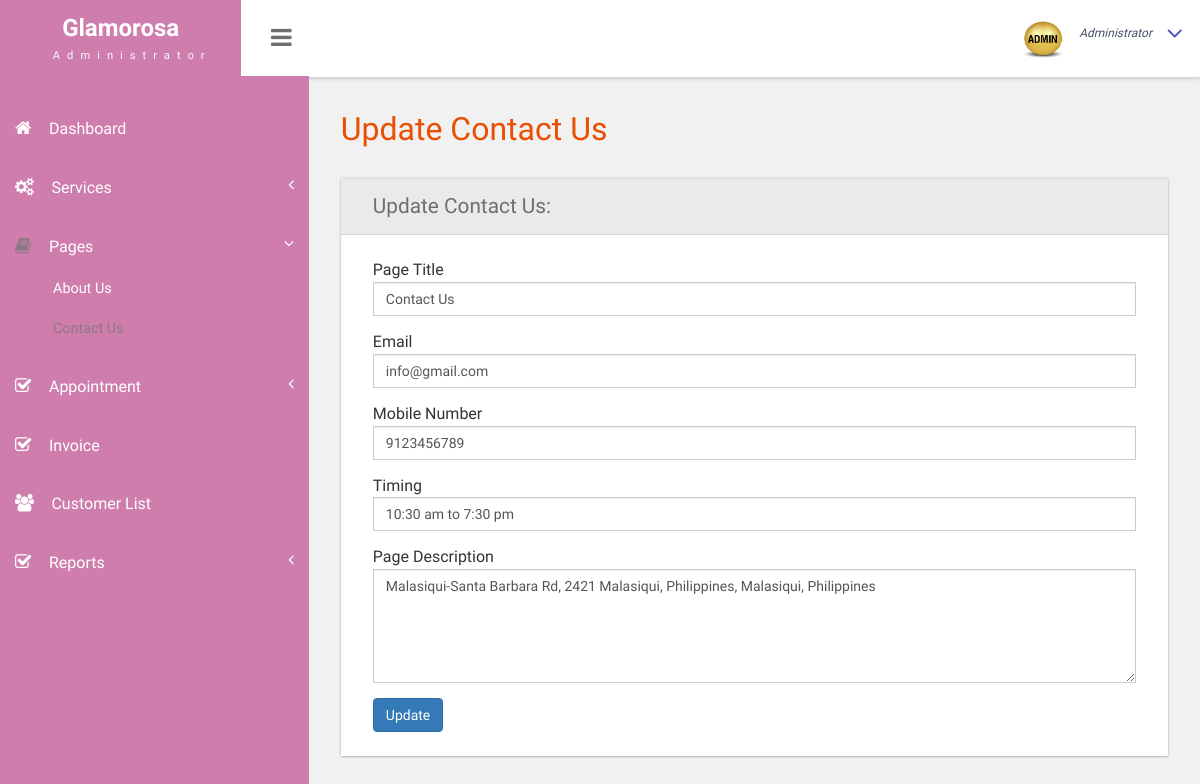
The app's page /admin/contact-us.php (signed in), older data.
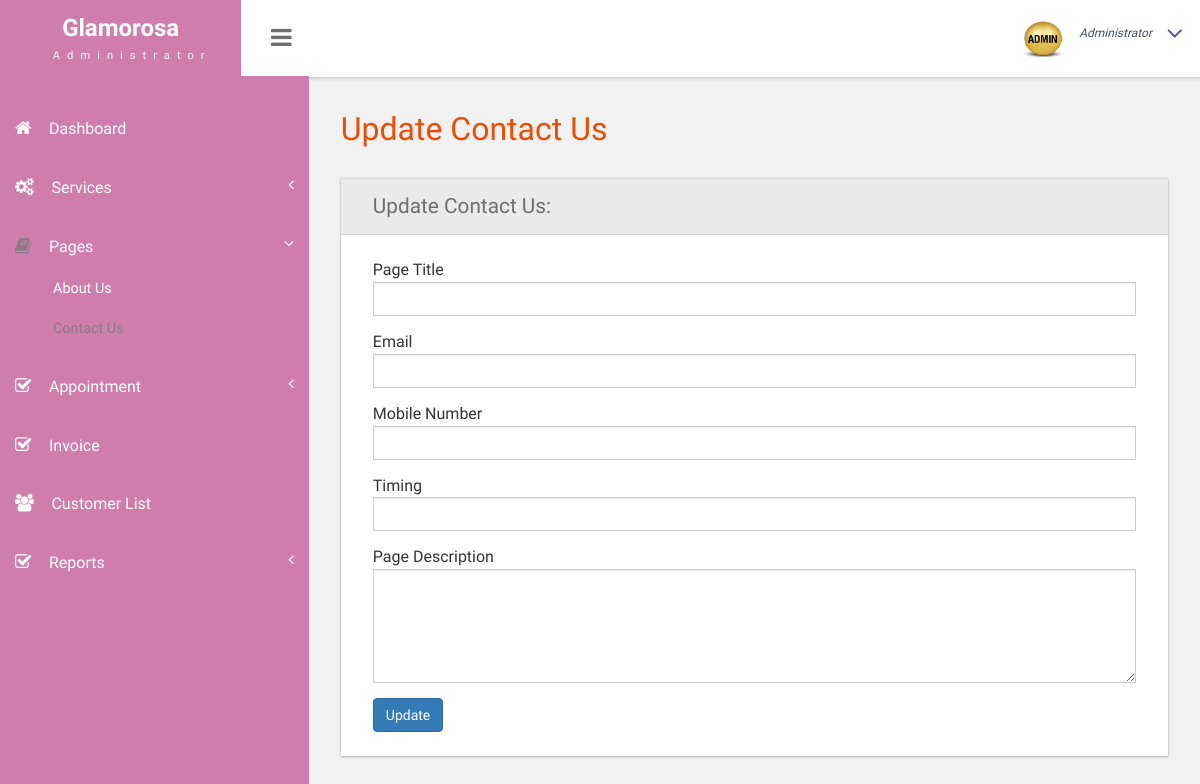
The same page, newer data.
### tables this page shows
CREATE TABLE `tblpage` (
  `ID` int(10) NOT NULL,
  `PageType` varchar(200) DEFAULT NULL,
  `PageTitle` mediumtext DEFAULT NULL,
  `PageDescription` mediumtext DEFAULT NULL,
  `Email` varchar(200) DEFAULT NULL,
  `MobileNumber` bigint(10) DEFAULT NULL,
  `UpdationDate` date DEFAULT NULL,
  `Timing` varchar(200) NOT NULL
);

### admin/contact-us.php (the view, shortened to what this page needs)
<?php
include_once('includes/header.php');
include_once('includes/dbconnection.php');
$ret = mysqli_query($con, "SELECT * FROM tblpage WHERE PageType = 'contactus'");
$row = mysqli_fetch_assoc($ret);
?>
<body class="cbp-spmenu-push">
    <div class="main-content">
        <?php include_once('includes/sidebar.php'); ?>
        <?php include_once('includes/menubar.php'); ?>
        <div id="page-wrapper" class="row calender widget-shadow">
            <div class="main-page">
                <div class="forms">
                    <h3 class="title1">Update Contact Us</h3>
                    <div class="form-grids row widget-shadow">
                        <div class="form-title">
                            <h4>Update Contact Us:</h4>
                        </div>
                        <div class="form-body">
                            <form method="post">
                                <div class="form-group">
                                    <label for="pagetitle">Page Title</label>
                                    <input type="text" class="form-control" name="pagetitle" id="pagetitle" value="<?php echo htmlspecialchars($row['PageTitle']); ?>" required>
                                </div>
                                <div class="form-group">
                                    <label for="email">Email</label>
                                    <input type="email" class="form-control" name="email" id="email" value="<?php echo htmlspecialchars($row['Email']); ?>" required>
                                </div>
                                <div class="form-group">
                                    <label for="mobnumber">Mobile Number</label>
                                    <input type="text" class="form-control" name="mobnumber" id="mobnumber" value="<?php echo htmlspecialchars($row['MobileNumber']); ?>" required>
                                </div>
                                <div class="form-group">
                                    <label for="timing">Timing</label>
                                    <input type="text" class="form-control" name="timing" id="timing" value="<?php echo htmlspecialchars($row['Timing']); ?>" required>
                                </div>
                                <div class="form-group">
                                    <label for="pagedes">Page Description</label>
                                    <textarea name="pagedes" id="pagedes" rows="5" class="form-control" required><?php echo htmlspecialchars($row['PageDescription']); ?></textarea>
                                </div>
                                <button type="submit" name="submit" class="btn btn-primary">Update</button>
                            </form>
                        </div>
                    </div>
                </div>
            </div>
        </div>
    </div>
    <?php include_once('includes/footer.php'); ?>

### admin/includes/header.php (shortened to what this page needs)
<!DOCTYPE HTML>
<html>
<head>
	<link rel="stylesheet" href="css/clndr.css" type="text/css" />
	<link href="../assets/css/custom.css" rel="stylesheet">
	<link href="../assets/css/bootstrap.css" rel='stylesheet' type='text/css' />
	<link href="../assets/css/style.css" rel='stylesheet' type='text/css' />
	<link href="../assets/css/font-awesome.css" rel="stylesheet">
	<link href="../assets/css/animate.css" rel="stylesheet" type="text/css" media="all">
	<link href="../assets/css/custom.css" rel="stylesheet">
</head>

### admin/includes/sidebar.php (shortened to what this page needs)
<div class=" sidebar" role="navigation">
  <div class="navbar-collapse">
    <nav class="cbp-spmenu cbp-spmenu-vertical cbp-spmenu-left" id="cbp-spmenu-s1">
      <ul class="nav" id="side-menu">
        <li>
          <a href="dashboard.php"><i class="fa fa-home nav_icon"></i>Dashboard</a>
        </li>
        <li>
          <a href="add-services.php"><i class="fa fa-cogs nav_icon"></i>Services<span class="fa arrow"></span> </a>
        </li>
        <li class="">
          <a href="about-us.php"><i class="fa fa-book nav_icon"></i>Pages <span class="fa arrow"></span></a>
          <ul class="nav nav-second-level collapse">
            <li>
              <a href="about-us.php">About Us</a>
            </li>
            <li>
              <a href="contact-us.php">Contact Us</a>
            </li>
          </ul>
        </li>
        <li>
          <a href="all-appointment.php"><i class="fa fa-check-square-o nav_icon"></i>Appointment<span class="fa arrow"></span></a>
        </li>
        <li>
          <a href="invoices.php"><i class="fa fa-check-square-o nav_icon"></i>Invoice</a>
        </li>
        <li>
          <a href="customer-list.php" class="chart-nav"><i class="fa fa-users nav_icon"></i>Customer List</a>
        </li>
        <li>
          <a href="#"><i class="fa fa-check-square-o nav_icon"></i>Reports<span class="fa arrow"></span></a>
        </li>
      </ul>
    </nav>
  </div>
</div>

### admin/includes/menubar.php (shortened to what this page needs)
<div class="sticky-header header-section ">
  <div class="header-left">
    <div class="logo">
      <a href="index.html">
        <h1>Glamorosa</h1>
        <span>Administrator</span>
      </a>
    </div>
    <button id="showLeftPush"><i class="fa fa-bars"></i></button>
  </div>
  <div class="header-right">
    <div class="profile_details">
      <ul>
        <li class="dropdown profile_details_drop">
          <a href="#" class="dropdown-toggle" data-toggle="dropdown" aria-expanded="false">
            <div class="profile_img">
              <span class="prfil-img"><img src="../assets/images/admin.jpg" alt="" width="50" height="50"> </span>
              <div class="user-name">
                <span>Administrator</span>
              </div>
              <i class="fa fa-angle-down lnr"></i>
              <div class="clearfix"></div>
            </div>
          </a>
        </li>
      </ul>
    </div>
    <div class="clearfix"> </div>
  </div>
  <div class="clearfix"> </div>
</div>

### admin/includes/footer.php (shortened to what this page needs)
</body>
</html>

### assets/css/custom.css (style rules this page uses)
#page-wrapper { padding:7em 2em 2.5em; background-color: #F1F1F1; }
.sidebar .arrow { float: right; }
.sidebar .fa.arrow:before { content: "\f104"; }
.sidebar .active>a>.fa.arrow:before { content: "\f107"; }
.sidebar .nav-second-level li, .sidebar .nav-third-level li { border-bottom: 0!important; margin-bottom: 0; }
.sidebar .nav-second-level li a { padding-left: 53px; font-size: .9em; }

### assets/css/style.css (style rules this page uses)
h4, h5, h6, h1, h2, h3 { margin: 0; }
ul, ol { margin: 0; }
html, body { font-family: 'Roboto Condensed', sans-serif; font-size: 100%; overflow-x: hidden; background: #fff; }
body a { transition: 0.5s all ease; -webkit-transition: 0.5s all ease; -moz-transition: 0.5s all ease; -o-transition: 0.5s all ease; -ms-transition: 0.5s all ease; text-decoration:none; }
h1,h2,h3,h4,h5,h6 { margin:0; }
ul,label { margin:0; padding:0; }
.main-content { position: relative; }
.sticky-header { position: fixed; top: 0; left:0px; width: 100%; z-index: 100; }
.header-section { background:#FFF; box-shadow: 1px 1px 4px rgba(0, 0, 0, 0.21); -webkit-box-shadow: 1px 1px 4px rgba(0, 0, 0, 0.21); -moz-box-shadow: 1px 1px 4px rgba(0, 0, 0, 0.21); -o-box-shadow: 1px 1px 4px rgba(0, 0, 0, 0.21); }
.header-section::after { clear: both; display: block; content: ''; }
.header-left { float: left; width: 45%; }
.header-right { float: right; }
button#showLeftPush { font-size: 1.5em; width: 80px; padding: 0.87em 0; text-align: center; cursor: pointer; float: left; color: #6F6F6F; -moz-transition: all 0.2s ease-out 0s; -webkit-transition: all 0.2s ease-out 0s; transition: all 0.2s ease-out 0s; border: none; background-color: #fff; outline:none; }
.cbp-spmenu { position: fixed; }
.cbp-spmenu-vertical { width: 309px; height: 100%; top: 76px; z-index: 1000; background-color:#cf7dad; padding: 2em 0; }
.cbp-spmenu-left { left: 0; }
.cbp-spmenu-push { overflow-x: hidden; position: relative; }
.cbp-spmenu, .cbp-spmenu-push { -webkit-transition: all 0.3s ease; -moz-transition: all 0.3s ease; transition: all 0.3s ease; }
.cbp-spmenu-push div#page-wrapper { margin: 0 0 0 19.3em; transition:.5s all; -webkit-transition:.5s all; -moz-transition:.5s all; }
.sidebar ul li { margin-bottom: 1em; }
.sidebar ul li a { color: #FFFFFF; font-size: 1em; }
.sidebar .arrow { float: right; }
i.nav_icon { margin-right: 1em; font-size: 1.1em; }
.fa { display: inline-block; font-family: FontAwesome; font-style: normal; font-weight: normal; line-height: 1; -webkit-font-smoothing: antialiased; -moz-osx-font-smoothing: grayscale; }
.logo { background: #6164C1; text-align: center; float: left; }
.logo a { padding: 0.9em 3.3em .7em; display: block; text-decoration: none; }
.logo a h1 { color: #fff; font-size: 1.5em; line-height: 1.2em; font-weight: 700; }
.logo a span { color: #F8F8F8; font-size: .7em; text-align: center; letter-spacing: 7px; }
.sidebar .nav-second-level li a.active ,.sidebar ul li a.active { color: #8D7984; }
li.active a i, .act a i { color: #8D7984; }
.profile_details { float: right; }
.profile_details_drop a.dropdown-toggle { display:block; padding: 0.8em 3em 0 2em; }
.profile_img span.prfil-img { float:left; }
.user-name { float:left; margin-top:8px; margin-left:11px; height:35px; }
.profile_details ul li { list-style-type:none; position:relative; }
.profile_details li a i.fa.lnr { position: absolute; top: 34%; right: 8%; color: #4F52BA; font-size: 1.6em; }
.user-name span { font-size: .75em; font-style: italic; color: #424f63; font-weight: normal; margin-top: .3em; }
.charts,.row { margin: 2em 0 0; }
.widget-shadow { background-color: #fff; box-shadow: 0 -1px 3px rgba(0,0,0,.12),0 1px 2px rgba(0,0,0,.24); -webkit-box-shadow: 0 -1px 3px rgba(0,0,0,.12),0 1px 2px rgba(0,0,0,.24); -moz-box-shadow: 0 -1px 3px rgba(0,0,0,.12),0 1px 2px rgba(0,0,0,.24); }
.calender { padding: 1em 1.5em 1.5em; }
h3.title1 { font-size: 2em; color: #e94e02; margin-bottom: 0.8em; }
.forms h3.title1 { margin-bottom:0; }
.forms h4 { font-size: 1.3em; color: #6F6F6F; }
.form-title { padding: 1em 2em; background-color: #EAEAEA; border-bottom: 1px solid #D6D5D5; }
.form-body { padding: 1.5em 2em; }
.forms label { font-weight: 400; }
.form-control { border-radius: inherit; }

### admin/includes/footer.php (style rules this page uses)
.cbp-spmenu-vertical { background-color:#cf7dad; }
.active { color: #8D7984 !important; }
li.active a i, .act a i { color: #8D7984 !important; }
.logo { background: #cf7dad; text-align: center; float: left; width: 44.7%; }

Row changes from the older to the newer data that the page shows:
removed tblpage: pagetitle "Contact Us", email "info@gmail.com", mobnumber "9123456789", timing "10:30 am to 7:30 pm", pagedes "Malasiqui-Santa Barbara Rd, 2421 Malasiqui, Philippines, Malasiqui, Philippines"
